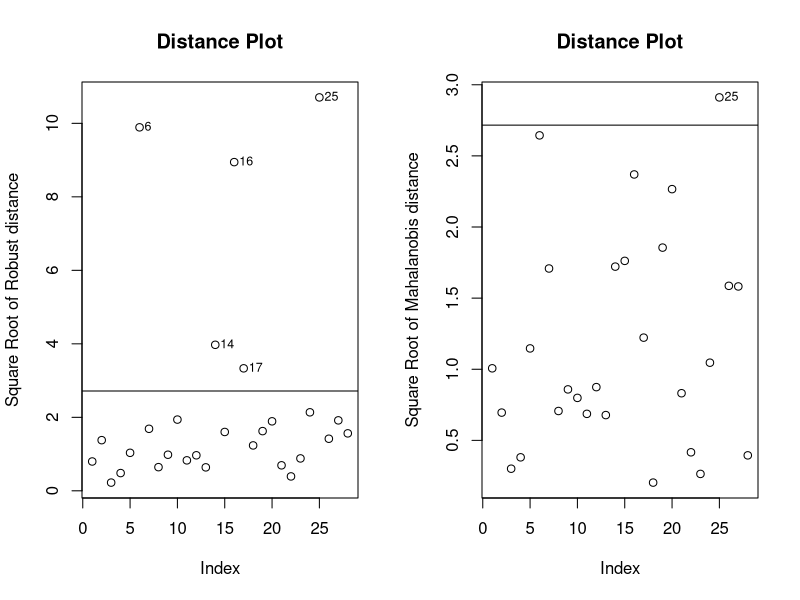
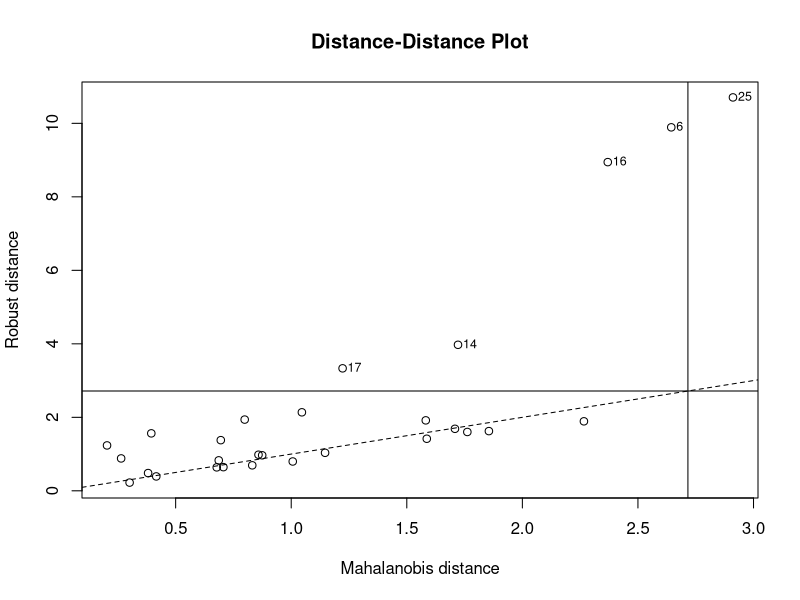
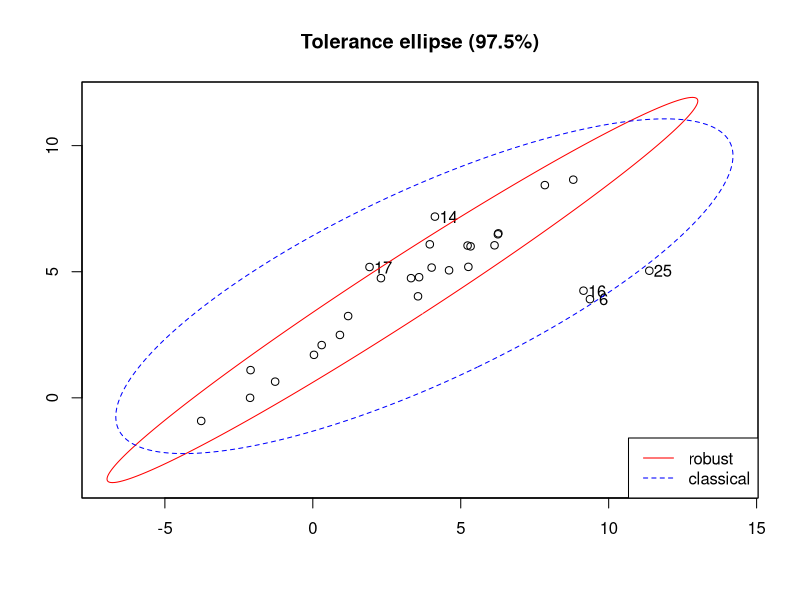
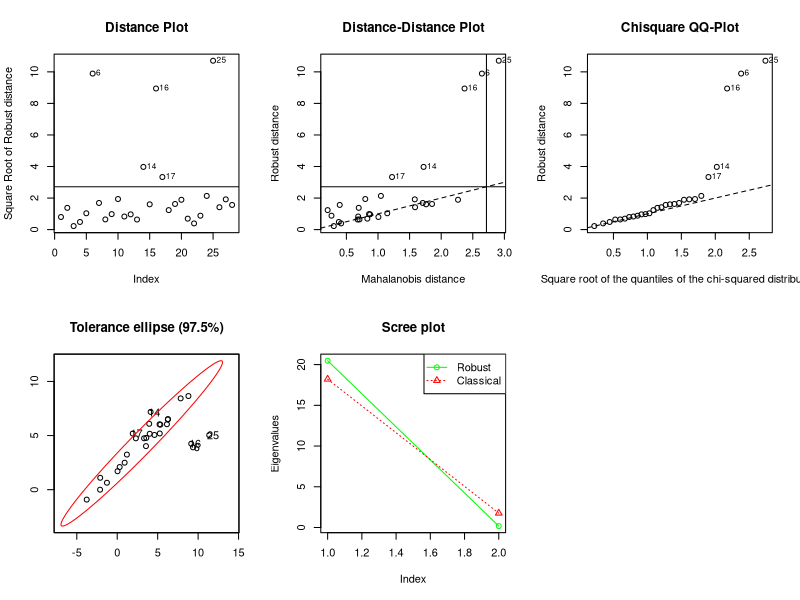
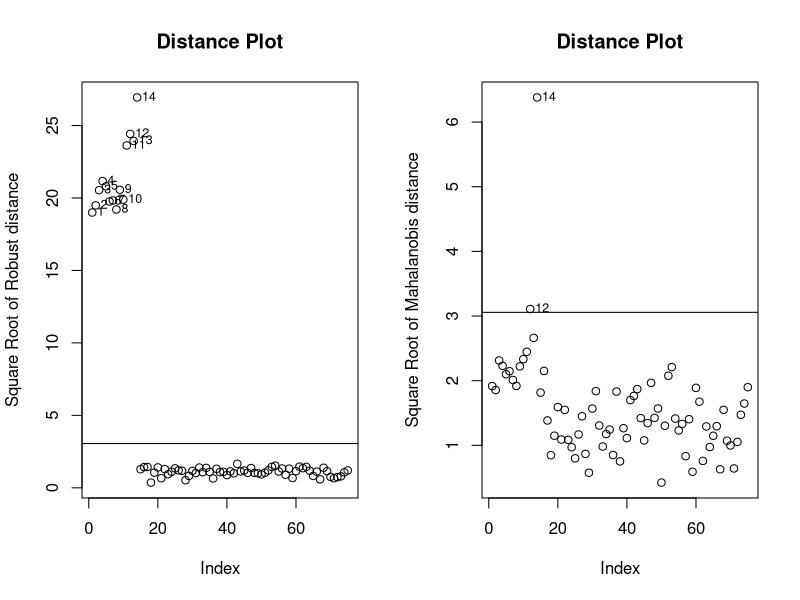
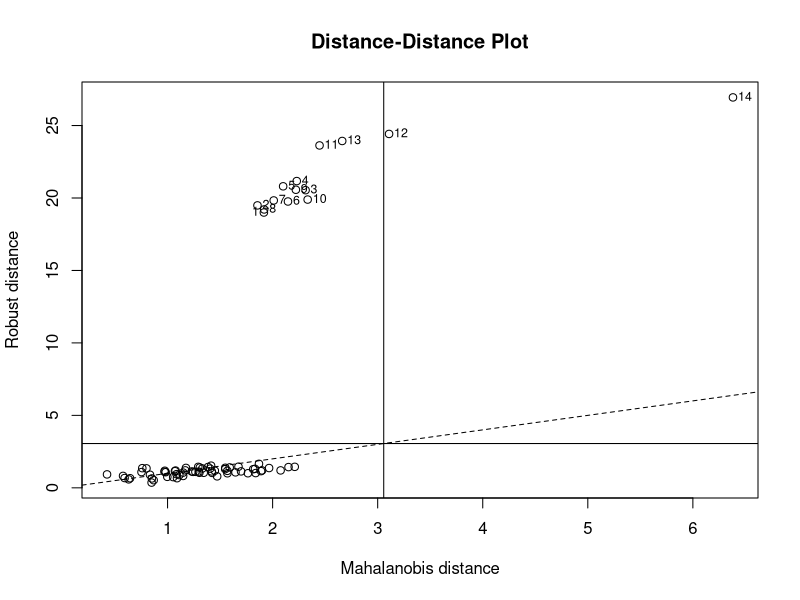
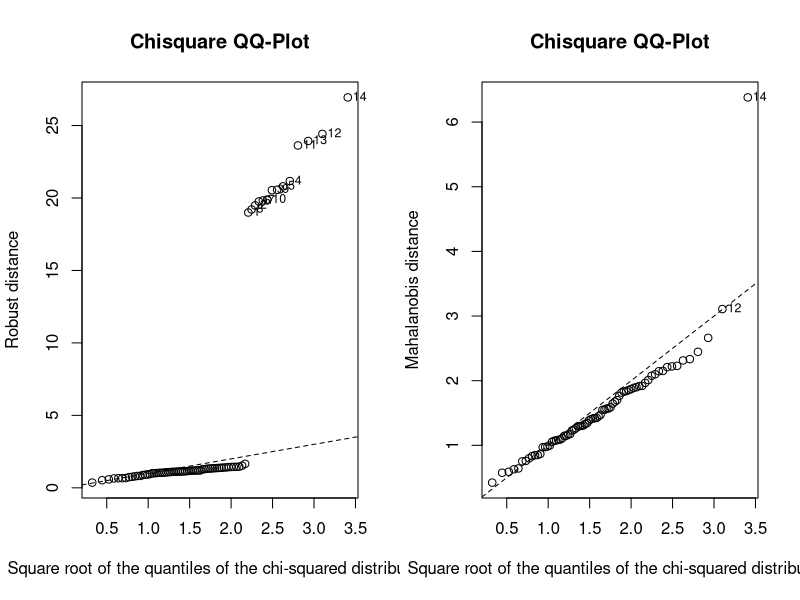
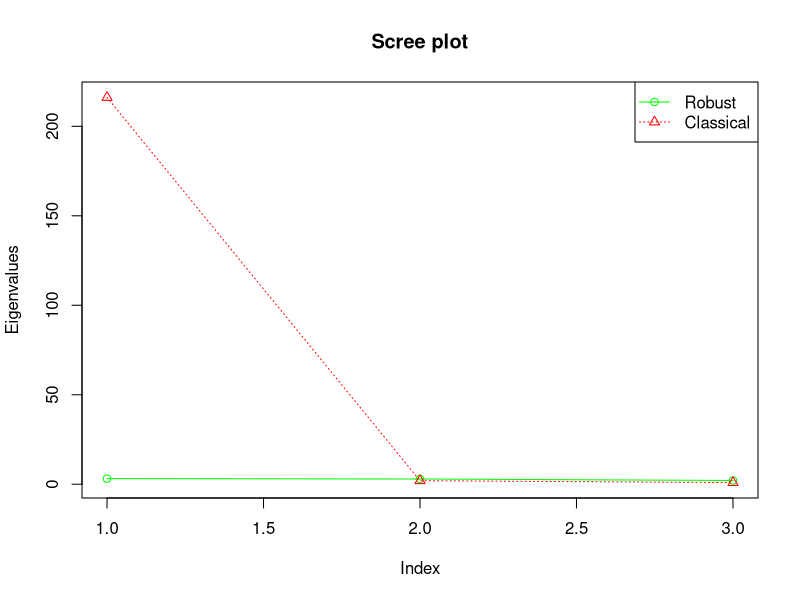

Write the R code that produced these figures, in order.
library(robustbase)


### Name: plot.mcd
### Title: Robust Distance Plots
### Aliases: covPlot plot.mcd
### Keywords: hplot robust multivariate

### ** Examples

data(Animals, package ="MASS")
brain <- Animals[c(1:24, 26:25, 27:28),]
mcd <- covMcd(log(brain))

plot(mcd, which = "distance", classic = TRUE)# 2 plots
plot(mcd, which = "dd")
plot(mcd, which = "tolEllipsePlot", classic = TRUE)
op <- par(mfrow = c(2,3))
plot(mcd) ## -> which = "all" (5 plots)
par(op)

## same plots for another robust Cov estimate:
data(hbk)
hbk.x <- data.matrix(hbk[, 1:3])
cOGK <- covOGK(hbk.x, n.iter = 2, sigmamu = scaleTau2,
               weight.fn = hard.rejection)
covPlot(hbk.x, m.cov = cOGK, classic = TRUE)
